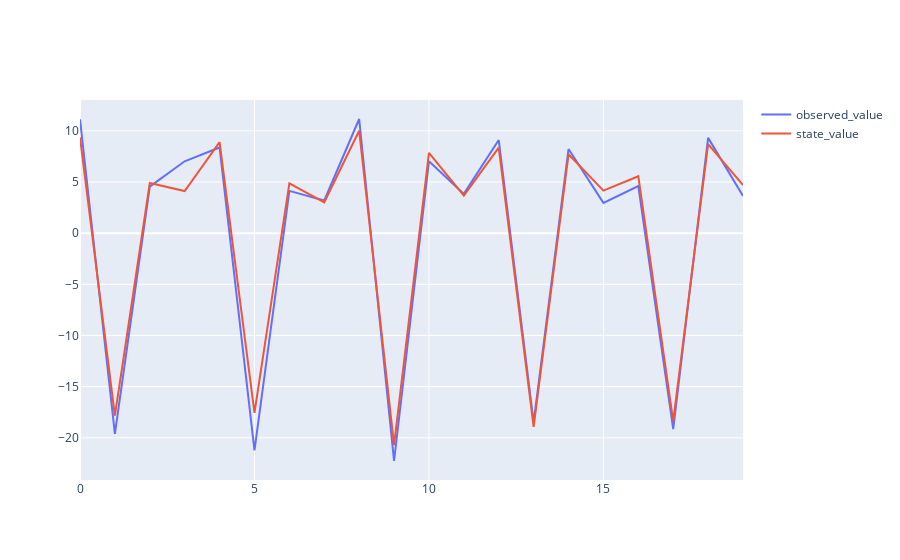

Source (notebook cell):
### Code cell
# 可視化
fig = go.Figure(
    data = [
        go.Scatter(x=np.arange(T), y=y.reshape(-1), name="observed_value"),
        go.Scatter(x=np.arange(T), y=x[:, 0].reshape(-1), name="state_value"),
    ]
)
fig.show()

### Figure 1 — Plotly figure (JSON) as saved in the notebook; plotly's stock layout.template omitted (floating-point values rounded to 4 significant figures)
{"data": [{"name": "observed_value", "type": "scatter", "x": [0, 1, 2, 3, 4, 5, 6, 7, 8, 9, 10, 11, 12, 13, 14, 15, 16, 17, 18, 19], "y": [11.13, -19.62, 4.542, 7.022, 8.375, -21.22, 4.129, 3.195, 11.16, -22.27, 7.018, 3.836, 9.101, -18.5, 8.219, 2.958, 4.61, -19.16, 9.312, 3.644]}, {"name": "state_value", "type": "scatter", "x": [0, 1, 2, 3, 4, 5, 6, 7, 8, 9, 10, 11, 12, 13, 14, 15, 16, 17, 18, 19], "y": [9.351, -17.84, 4.903, 4.116, 8.893, -17.56, 4.866, 3.018, 10.01, -20.72, 7.843, 3.673, 8.363, -18.94, 7.708, 4.154, 5.561, -18.38, 8.711, 4.7]}], "layout": {"autosize": true, "xaxis": {"autorange": true, "range": [0, 19], "type": "linear"}, "yaxis": {"autorange": true, "range": [-24.12, 13.01], "type": "linear"}}}
